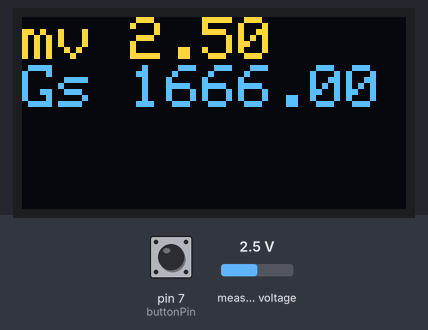
The sketch below on a simulated Arduino Uno, built with avr-gcc and run on an emulated ATmega328P. Shown: 128×64 one-colour display. The inputs (shaded band) are chosen by the test bench; at power-on: measured voltage 2.5 V, pin 7 (buttonPin) LOW. The OLED is the two-colour kind (top 16 rows yellow); the display library's start-up logo is not drawn; what the sketch prints to the serial monitor is not drawn.

Above: at 1.7 s.
1.8 s: measured voltage set to 0.1 V
At 2.6 s:
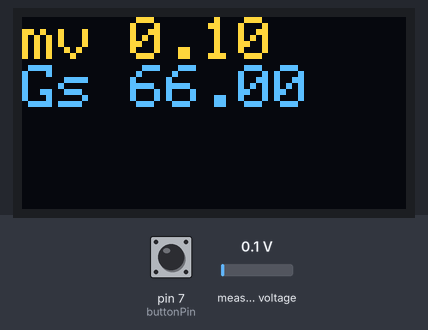
3.4 s: measured voltage set to 1.2 V
At 4.0 s:
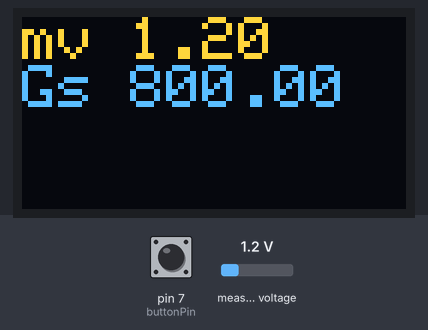
4.9 s: pin 7 (buttonPin) pulled HIGH for 0.15 s
At 6.0 s:
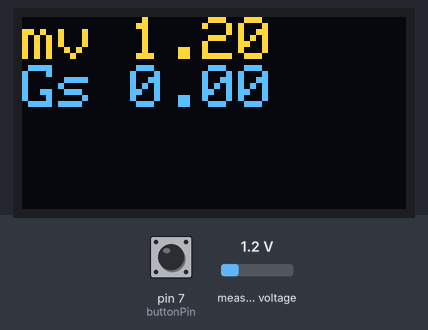
6.5 s: measured voltage set to 2.5 V
At 7.4 s:
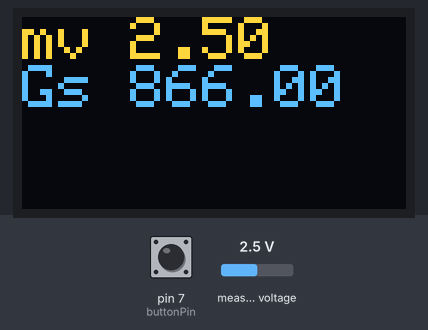
8.1 s: pin 7 (buttonPin) pulled HIGH for 1 s
At 8.8 s:
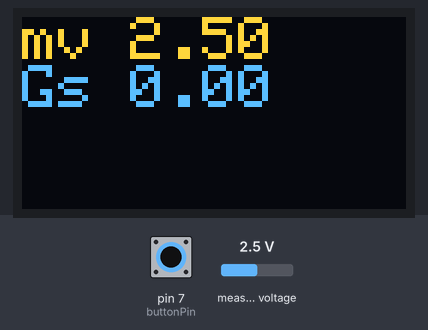
Timing chart, 0 to 11.1 s (numbered marks = the images above; inputs shaded):
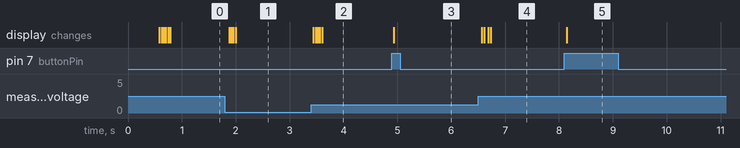

The sketch:

sciolyDTB.ino
```cpp
#include <SPI.h>
#include <Wire.h>
#include <Adafruit_GFX.h>
#include <Adafruit_SSD1306.h>

//OLED Setup info
#define SCREEN_ADDRESS 0x3C ///< See datasheet for Address; 0x3D for 128x64, 0x3C for 128x32
Adafruit_SSD1306 display(128, 64, &Wire, -1);

//ADC setup
#include <Adafruit_ADS1X15.h>
Adafruit_ADS1015 ads;

//Setting up ints to store values
int smoothRead = 0;
int avgVals[] = {0, 0, 0, 0, 0};

#define redPin 3
#define greenPin 4
#define bluePin 5

#define buttonPin 7
double tare = 0;

void setup() {
  // put your setup code here, to run once:
  pinMode(buttonPin,INPUT);
  Serial.begin(9600);

  if(!display.begin(SSD1306_SWITCHCAPVCC, SCREEN_ADDRESS)) {
    Serial.println(F("SSD1306 allocation failed"));
    for(;;);
  }
  display.display();
  delay(500);
  display.clearDisplay();
  display.drawPixel(10, 10, SSD1306_WHITE);
  display.display();

  if (!ads.begin()) {
    Serial.println("Failed to initialize ADS.");
    while (1);
  }
}

void loop() {
  // put your main code here, to run repeatedly:
  //read the ADC and then
  smoothRead = smoothing(ads.readADC_SingleEnded(0));
  Serial.println(smoothRead);
  //small delay so the mesurments are diffrent
  delay(10);

  //an easy way to zero out the scale
  if(digitalRead(buttonPin) == HIGH){
    tare = convertNumber(smoothRead);
  }

  //mostly boilerplate code to clear the display and then write text to the display
  display.clearDisplay();
  display.setTextSize(2);
  display.setTextColor(SSD1306_WHITE);
  display.setCursor(0,0);
  display.print("mv ");
  display.println(ads.computeVolts(smoothRead));//display the reading from the adc without any changes
  display.print("Gs ");
  display.print(convertNumber(smoothRead)-tare);//find the weight but subtract what has been zeroed out
  display.display();
}

//gonna add a legit funcion at some point
double convertNumber(int data){
  //amazing conversion being done
  return data*2;
}

//turns on the led of a certain color and turns the rest off
void redLed(){
  digitalWrite(redPin, HIGH);
  digitalWrite(greenPin, LOW);
  digitalWrite(bluePin, LOW);
}

void greenLed() {
  digitalWrite(redPin, LOW);
  digitalWrite(greenPin, HIGH);
  digitalWrite(bluePin, LOW);
}

void blueLed() {
  digitalWrite(redPin, LOW);
  digitalWrite(greenPin, LOW);
  digitalWrite(bluePin, HIGH);
}

//set the ranges for the leds to turn off and on
void rangeLol(int bound1, char c1, int bound2, char c2, int bound3, char c3, int bound4){
  double weight = convertNumber(smoothRead)-tare;
  if(bound1 < weight && weight < bound2){
    colorChoice(c1);
  }else if(bound2 < weight && weight < bound3){
    colorChoice(c2);
  }else if(bound3 < weight && weight < bound4){
    colorChoice(c3);
  }
}

//parse the color choosen
void colorChoice(char color){
  if(color == "r"){
    redLed();
  }else if(color == "g"){
    greenLed();
  }else if(color == "b"){
    blueLed();
  }
}

//find the avg of the last 5 data points
//I love this int!
int smoothing(int rawData){
  int numberOfData = 5;
  int sum = 0;
  int avg = 0;
  for(int i=numberOfData-1; i > 0; i --){
    avgVals[i]=avgVals[i-1];
  }
  avgVals[0]=rawData;

  for(int i = 0; i < numberOfData; i ++){
    sum = sum + avgVals[i];
  }
  avg = sum/numberOfData;
  return avg;
}
```

Measured:
- after the input at 1.8 s, the display: first changes after 0.08 s (image 1 shows a later state)
- after the input at 3.4 s, the display: first changes at once (image 2 shows a later state)
- after the input at 4.9 s, the display: changes at once (image 3)
- after the input at 6.5 s, the display: first changes after 0.07 s (image 4 shows a later state)
- after the input at 8.1 s, the display: changes at once (image 5)
